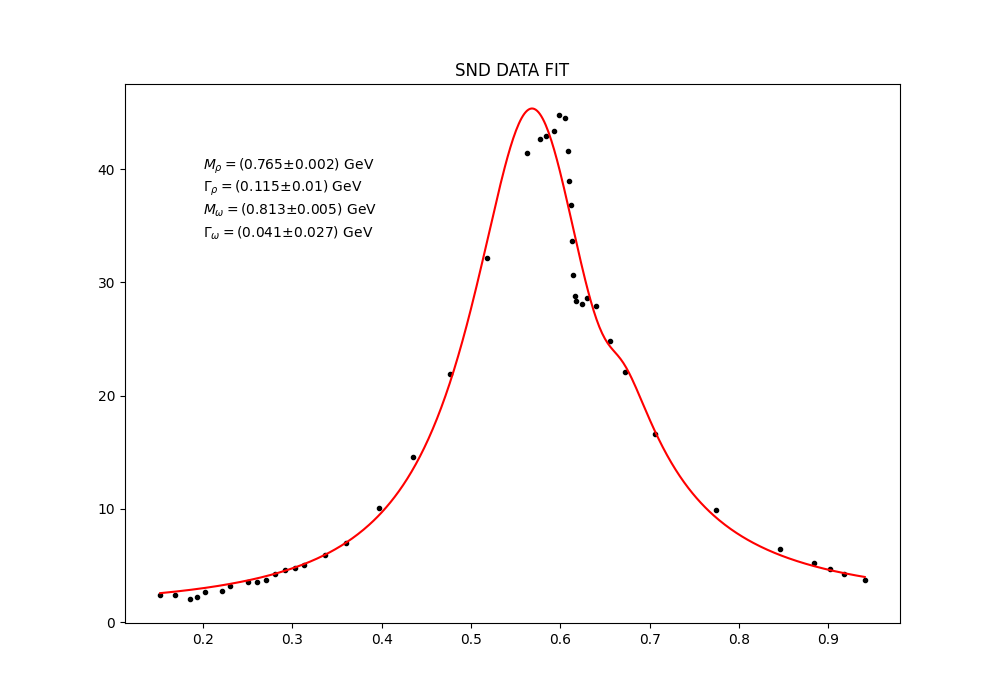

Generate this figure with Python:
#!/usr/bin/env python3.9

import numpy as np
from scipy.optimize import curve_fit
import matplotlib.pyplot as plt

global m_p; m_p = 0.13957

sig_p = lambda x: np.sqrt(1 - 4*m_p**2/x)
g_s = lambda s, m_q, g_q: g_q*s/m_q**2 * (sig_p(s)/sig_p(m_q**2))**3 * np.heaviside(s,  4*m_p**2)

def model(s, m_q, g_q, m_w, g_w, e_w, a, b, c):
    part1 = (m_q)**4/((m_q**2 - s)**2 + m_q**2*g_s(s, m_q, g_q)**2)
    part2 = 1 + (e_w * 2*s * (m_w**2 - s))/((m_w**2 - s)**2 + m_w**2*g_w**2)
    part3 = c*(1 + a*s + b*s**2)**2
    return part1 * part2 * part3

def main():
    data = np.loadtxt('./data/SND-VFF.txt')
    s = data[:,0]
    F2 = data[:, 1]
    sigma = data[:, 2]

    p0 = [0.7, 0.2, 1, 0.2, 2e-3, 14.4, 25, 12.2]   # in GeV
    popt, pcov = curve_fit(model, s, F2, p0, sigma=sigma)
    popt, uncert = np.round(popt, 3), np.round(np.sqrt(np.diagonal(pcov)), 3)

    s_model = np.linspace(s[0], s[-1], 500)

    plt.figure(figsize=[10, 7])
    plt.title('SND DATA FIT')
    plt.scatter(s, F2, marker='.', c='black')
    plt.plot(s_model, model(s_model, *popt), color='red')

    plt.annotate(r'$M_{\rho} = $' + f'({popt[0]}' + r'$\pm$' + f'{uncert[0]}) GeV', (0.2, 40))
    plt.annotate(r'$\Gamma_{\rho} = $' + f'({popt[1]}' + r'$\pm$' + f'{uncert[1]}) GeV', (0.2, 38))
    plt.annotate(r'$M_{\omega} = $' + f'({popt[2]}' + r'$\pm$' + f'{uncert[2]}) GeV', (0.2, 36))
    plt.annotate(r'$\Gamma_{\omega} = $' + f'({popt[3]}' + r'$\pm$' + f'{uncert[3]}) GeV', (0.2, 34))

    plt.savefig('fit_single.png')

    print(*popt, sep='\n')


if __name__ == "__main__":
    main()
